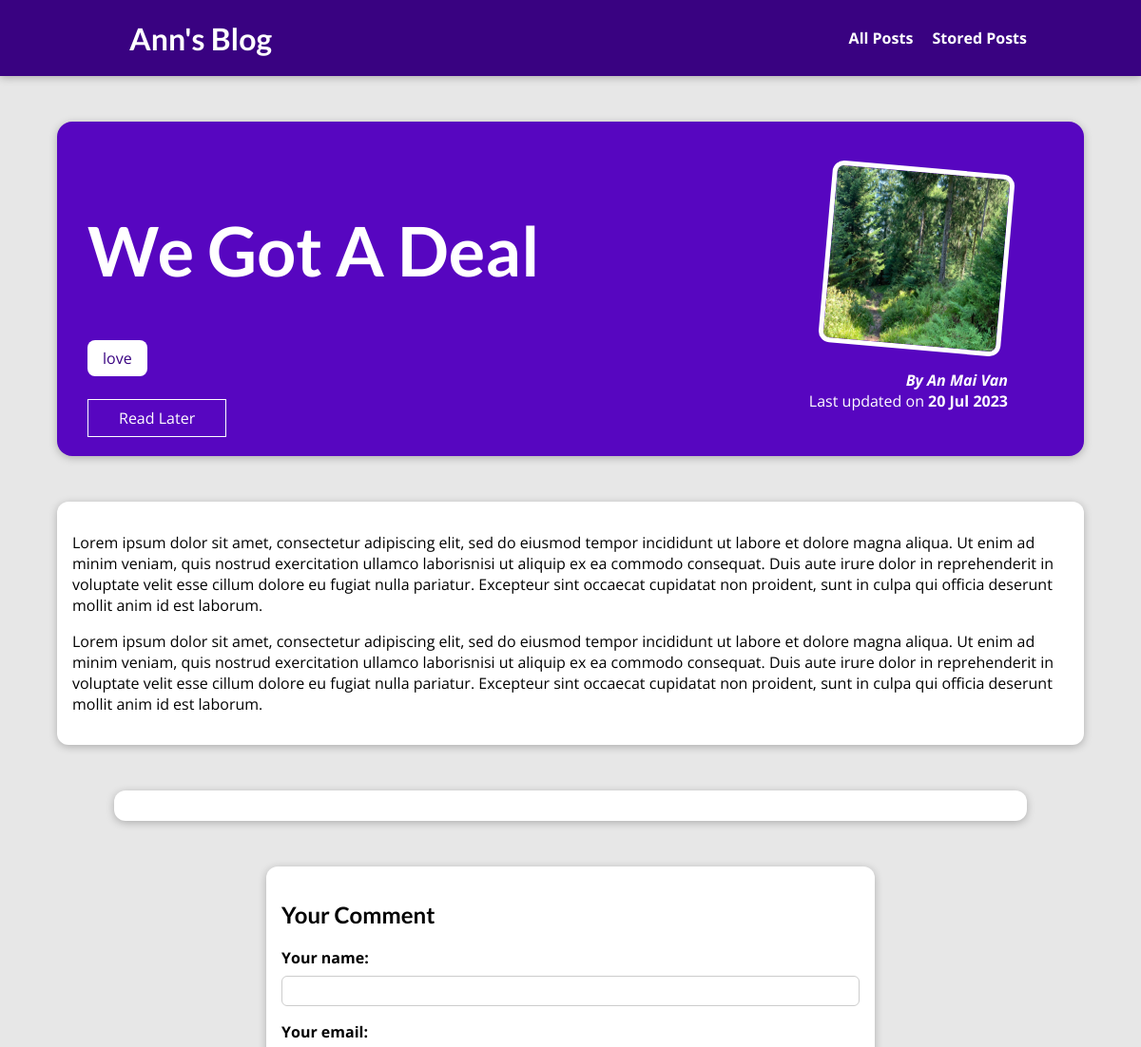
Before: /post/we-got-a-deal (upper part) with the older database file.
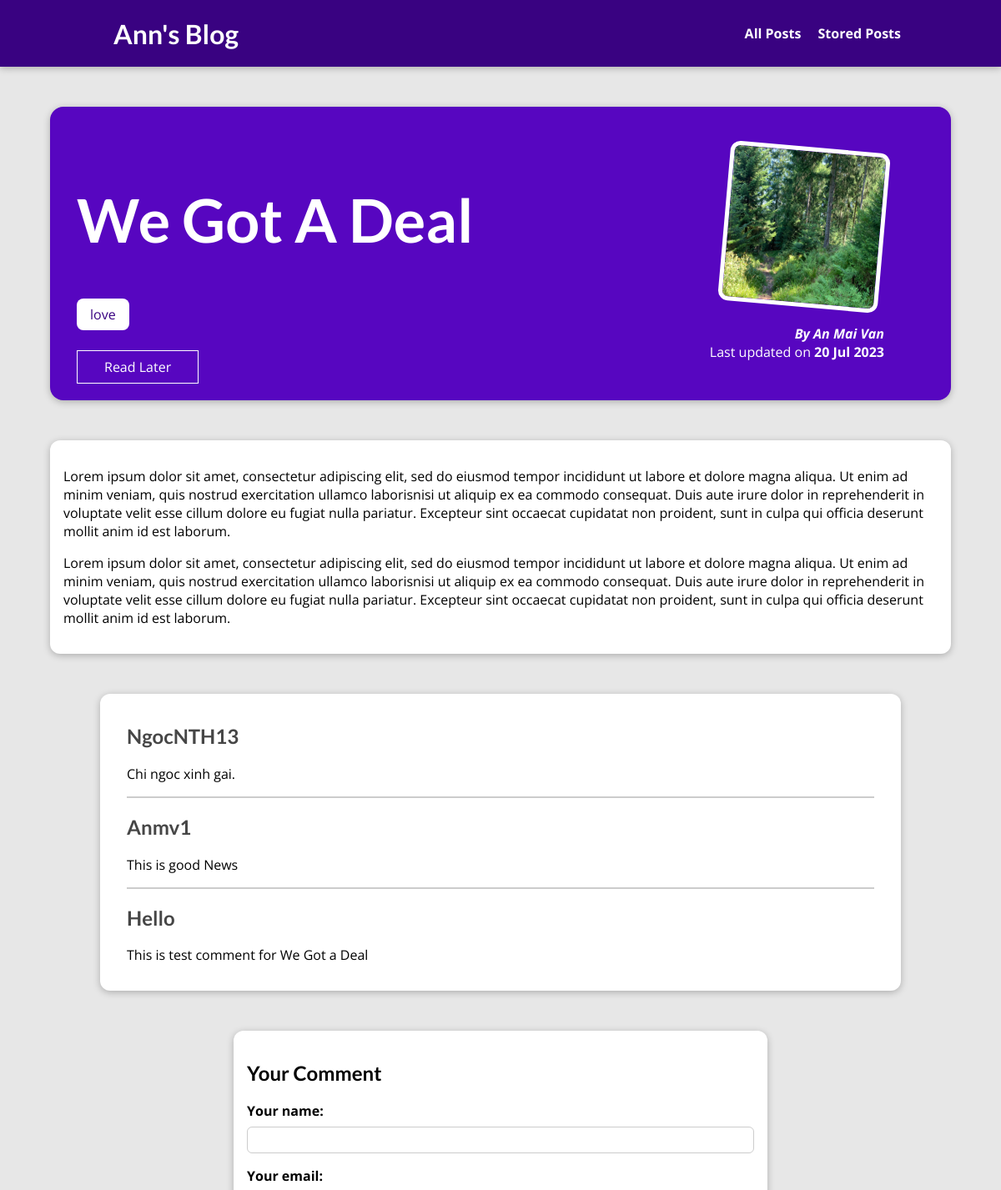
After: the same page with the newer database file.
### blog/models.py (models this page shows, shortened)
class Post(models.Model):
    title = models.CharField(max_length=150)
    excerpt = models.CharField(max_length=200)
    image = models.ImageField(upload_to="posts", null=True)
    date = models.DateField(auto_now=True)
    slug = models.SlugField(unique=True, db_index=True)
    content = models.TextField(validators=[MinLengthValidator(20)])
    author = models.ForeignKey(Author, on_delete=models.SET_NULL, null=True, related_name='posts')
    tags = models.ManyToManyField(Tag)

class Tag(models.Model):
    caption = models.CharField(max_length=20)
    def __str__(self):
        return self.caption

class Author(models.Model):
    first_name = models.CharField(max_length=100)
    last_name = models.CharField(max_length=100)
    email_address = models.EmailField()
    def full_name(self):
        return f"{self.first_name} {self.last_name}"
    def __str__(self):
        return self.full_name()

class Comment(models.Model):
    user_name = models.CharField(max_length=120)
    user_email = models.CharField(max_length=120)
    text = models.TextField(max_length=400)
    post = models.ForeignKey(Post, on_delete=models.CASCADE, related_name="comments")

### blog/views.py (the view, shortened to what this page needs)
# urls.py: path('post/<slug:slug>', views.SinglePostView.as_view(), name="post-detail-page"),
class SinglePostView(View):
    def check_post_save(self, request, post_id):
        stored_posts = request.session.get("stored_posts")
        if stored_posts is not None:
            is_saved_for_later = post_id in stored_posts
        else:
            is_saved_for_later = False
        return is_saved_for_later
    def get(self, request, slug):
        post = get_object_or_404(Post, slug=slug)
        context = {
            "post": post,
            "post_tags": post.tags.all(),
            "form": CommentForm(),
            "comments": post.comments.all().order_by("-id"),
            "save_for_later": self.check_post_save(request, post.id)
        }
        return render(request, "blog/post-detail.html", context)

### blog/forms.py
class CommentForm(forms.ModelForm):
    class Meta:
        model = Comment
        exclude = ["post"]
        labels = {
            "user_name": "Your name",
            "user_email": "Your email",
            "text": "Your comment"
        }

### blog/templates/blog/post-detail.html (shortened to what this page needs)
{% extends "base.html" %}
{% load static %}
{% block css_files %}
    <link rel="stylesheet" href="{% static 'blog/post-detail.css' %}">
{% endblock %}
{% block content %}
    <section id="summary">
        <h2>{{ post.title }}</h2>
        <div>
            {% for tag in post_tags %}
                <span class="tag">{{ tag }}</span>
            {% endfor %}
        </div>
        <div id="read-later">
            <form action="{%  url "read-later" %}" method="POST">
                {% if save_for_later %}
                    <button>Remove from Read Later</button>
                {% else %}
                    <button>Read Later</button>
                {% endif %}
            </form>
        </div>
        <article>
            <img src="{{ post.image.url }}" alt="{{ post.title }}"/>
            <address>By <a href="mailto:{{ post.author.email_address }}">{{ post.author }}</a></address>
            <div>
                Last updated on
                <time>{{ post.date|date:"d M Y" }}</time>
            </div>
        </article>
    </section>
    <main>
        <p>
            {{ post.content|linebreaks }}
        </p>
    </main>
    <section id="comments">
        <ul>
            {% for comment in comments %}
                <li>
                    <h2>{{ comment.user_name }} </h2>
                    <p> {{ comment.text|linebreaks}} </p>
                </li>
            {% endfor %}
        </ul>
    </section>
    <section id="comment-form">
        <h2> Your Comment </h2>
        <form action="{% url 'post-detail-page' post.slug %}" method="POST">
            {% for field in form %}
                <div class="form-control {% if field.errors %}invalid{% endif %}">
                    {{ field.label_tag }}
                    {{ field }}
                </div>
            {% endfor %}
        </form>
    </section>
{% endblock %}

### templates/base.html (shortened to what this page needs)
{% load static %}
<!DOCTYPE html>
<html lang="en">
<head>
    <link rel="stylesheet" href="{% static 'app.css' %}">
    {% block css_files %} {% endblock %}
</head>
<body>
    <header id="main-navigation">
        <h1><a href="{% url 'starting-page' %}">Ann's Blog</a></h1>
        <nav>
            <a href="{% url 'post-page' %}">All Posts</a>
            <a href="{% url 'read-later' %}">Stored Posts</a>
        </nav>
    </header>
    {% block content %}  {% endblock %}
</body>
</html>

### static/app.css (style rules this page uses)
* { box-sizing: border-box; }
html { font-family: 'Open Sans', 'Lato', sans-serif; }
body { margin: 0; }
h1, h2, h3 { font-family: 'Lato', sans-serif; font-weight: bold; }
#main-navigation { width: 100%; height: 5rem; display: flex; justify-content: space-between; align-items: center; padding: 0 10%; position: absolute; top: 0; left: 0; }
#main-navigation a { text-decoration: none; color: white; font-weight: bold; margin-left: 1rem; }

### blog/static/blog/post-detail.css (style rules this page uses)
body { background-color: #e7e7e7; }
#main-navigation { background-color: #390281; box-shadow: 0 2px 8px rgba(0, 0, 0, 0.25); }
#summary { margin: 8rem auto 3rem auto; padding: 2rem; width: 90%; max-width: 90rem; border-radius: 16px; background-color: #5706c0; position: relative; box-shadow: 0 2px 8px rgba(0, 0, 0, 0.25); height: 22rem; }
#summary h2 { color: white; font-size: 4.5rem; }
#summary article { position: absolute; top: 2rem; right: 3rem; padding: 1rem 2rem; border-radius: 12px; text-align: right; color: white; }
#summary article img { width: 12rem; height: 12rem; border-radius: 12px; transform: rotateZ(5deg); border: 5px solid white; margin-bottom: 1rem; }
#summary address { font-weight: bold; }
#summary time { font-weight: bold; }
#summary a { color: white; text-decoration: none; }
main { width: 90%; max-width: 90rem; margin: 3rem auto; background-color: white; padding: 1rem; border-radius: 12px; box-shadow: 0 2px 8px rgba(0, 0, 0, 0.25); }
.tag { background-color: white; color: #390281; padding: 0.5rem 1rem; border-radius: 8px; }
#comment-form { margin: 3rem auto; width: 90%; max-width: 40rem; border-radius: 12px; background-color: white; box-shadow: 0 2px 8px rgba(0, 0, 0, 0.25); padding: 1rem; }
.form-control { margin-bottom: 1rem; }
.form-control label { font-weight: bold; margin-bottom: 0.5rem; display: block; }
.form-control input, .form-control textarea { display: block; width: 100%; font: inherit; padding: 0.25rem; border-radius: 6px; border: 1px solid #ccc; }
#comments { margin: 3rem auto; width: 90%; max-width: 60rem; border-radius: 12px; background-color: white; box-shadow: 0 2px 8px rgba(0, 0, 0, 0.25); padding: 1rem 2rem; }
#comments ul { list-style: none; margin: 0; padding: 0; }
#comments li { margin-bottom: 1rem; border-bottom: 2px solid #ccc; }
#comments li:last-of-type { border-bottom: none; }
#comments h2 { color: #464646; }
#read-later { margin: 2rem 0; }
#read-later button { background-color: transparent; border: 1px solid white; padding: 0.5rem 2rem; font: inherit; color: white; cursor: pointer; }

Changed rows visible on the page:
added Comment: user_name "NgocNTH13", text "Chi ngoc xinh gai."
added Comment: user_name "Anmv1", text "This is good News"
added Comment: user_name "Hello", text "This is test comment for We Got a Deal"
